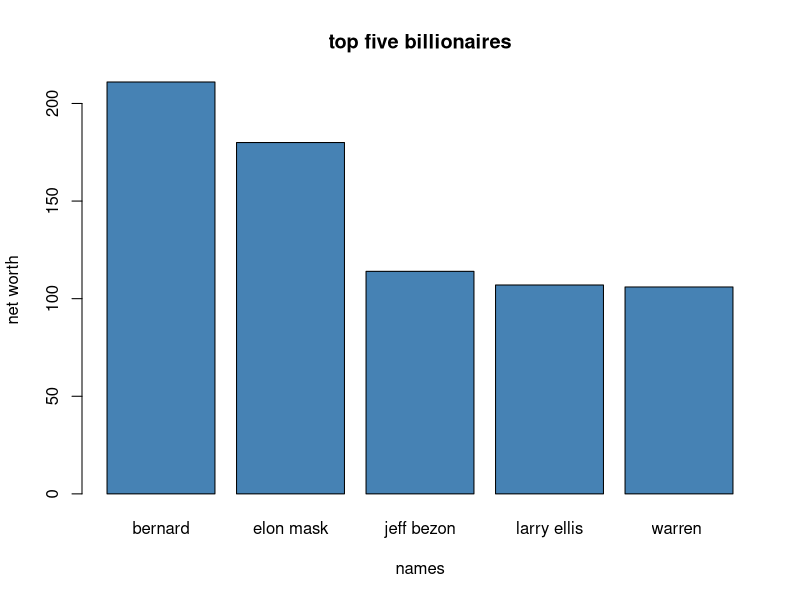

Generate this figure with R:
A <- c(211,180,114,107,106)
B <- c("bernard","elon mask","jeff bezon","larry ellis","warren ")
barplot(A,names.arg=B,xlab ="names",ylab ="net worth",col ="steelblue",main ="top five billionaires")
